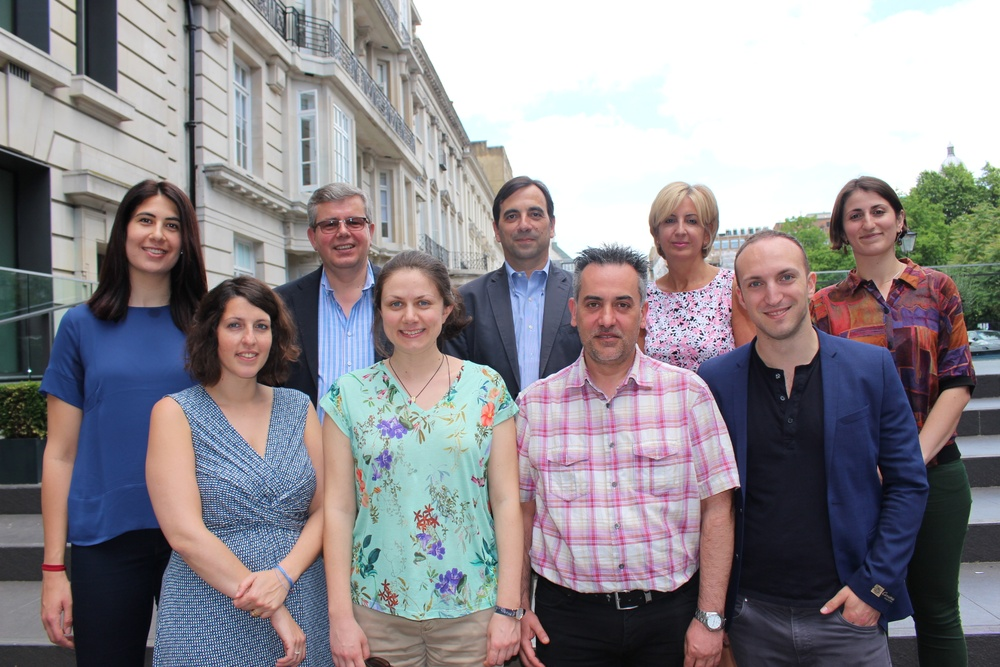
#> input picture People1.JPG, 1000 x 667 px, shrunk from 1920 x 1280 before the run, found by its file name
$ jupyter execute Face_Detection.ipynb   (shell and % lines are left out)
#> lines starting #> are read from the running program, lines starting #| are printed output that depends on the picture; after the words box and inside, x2 and y2 are one past the last pixel; in counts of white or black regions, pixels touching at a corner belong together
## Face Detection using OpenCV

In this project was used OpenCV library to detect faces in an image. Face detection is performed by using classifiers. The OpenCV library has two pre-trained face detection classifiers which are ready to use. In this task was used Harr Classifier  with the detectMultiscale module.

[cell 1]
import numpy as np
import cv2
import matplotlib.pyplot as plt

[cell 2]
# Read the image

face_img = cv2.imread('People1.jpg')
#> face_img is the input picture: shape (667, 1000, 3); mean B, G, R 143.3, 138.1, 142.7
face_img2 = cv2.cvtColor(face_img, cv2.COLOR_BGR2RGB)
gray_img = cv2.cvtColor(face_img, cv2.COLOR_BGR2GRAY)
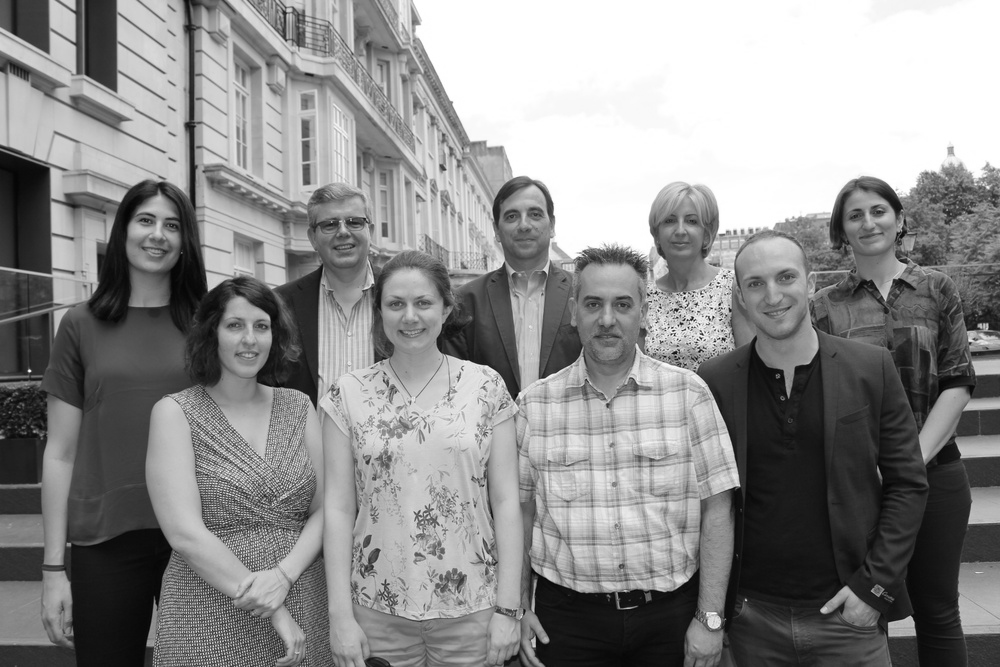
#> gray_img: shape (667, 1000); min 3, max 255, mean 140.1

plt.title("Original image")
plt.imshow(face_img2)
plt.axis('off')
plt.show()

plt.title('Grayscale image')
plt.axis('off')
plt.imshow(gray_img, cmap='gray')
plt.show()

The function that converts the BGR image format to RBG to display the true colors of the image:

[cell 3]
def convertColor(image):
    return cv2.cvtColor(image, cv2.COLOR_BGR2RGB)

[cell 4]
# Loading the classifier for frontal face
facePath = 'C:\\Users\\PC\\Anaconda3\\envs\\opencv\\Library\\etc\\haarcascades\\haarcascade_frontalface_default.xml'

# Create the Harr Cascade
face_cascade = cv2.CascadeClassifier(facePath)

# Detect faces in the image
faces_detect = face_cascade.detectMultiScale(
              gray_img,
              scaleFactor=1.8,
              minNeighbors=5,
              minSize=(0, 0),
              flags = cv2.CASCADE_SCALE_IMAGE
              )
#> faces_detect = [[485, 185, 78, 78], [119, 193, 78, 78], [303, 194, 78, 78], [734, 251, 78, 78], [373, 273, 78, 78], [569, 276, 78, 78], [208, 297, 78, 78]]

# Draw a rectangle around the each faces
for (x, y, w, h) in faces_detect:
    face_img = cv2.rectangle(face_img, (x, y), (x+w, y+h), (0, 255, 0), 9)
    roi_gray = gray_img[y:y+h, x:x+w]
    roi_color = face_img[y:y+h, x:x+w]
#> this loop made 7 passes
#> (x, y) on passes 1 to 7: (485, 185), (119, 193), (303, 194), (734, 251), (373, 273), (569, 276), (208, 297)
#> pass 1, `face_img = cv2.rectangle(face_img, (x, y), (x+w, y+h), (0, 255, 0), 9)`:
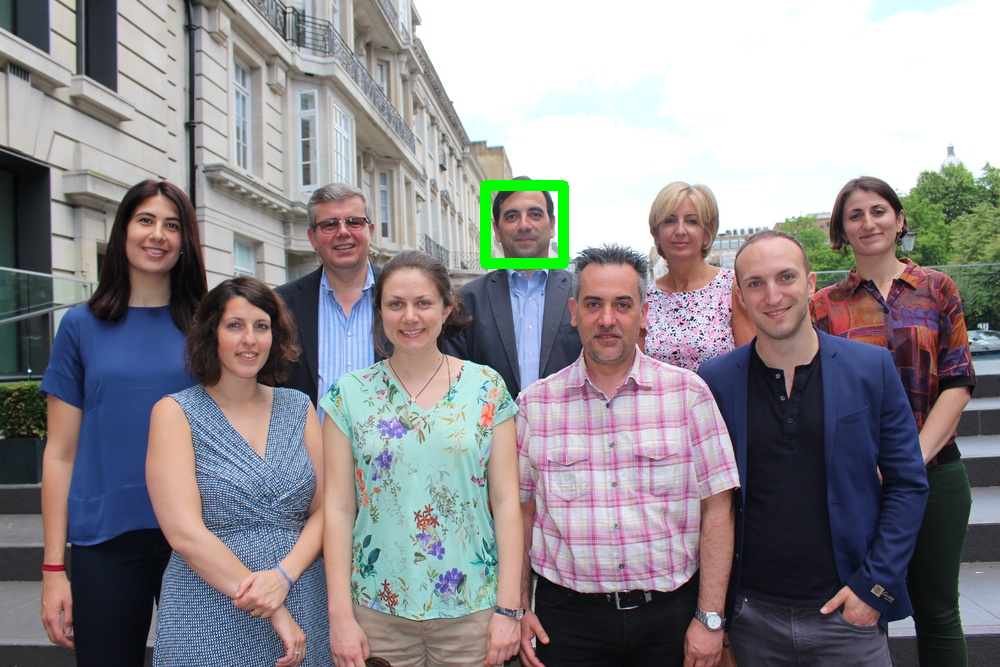
#> face_img: shape (667, 1000, 3); 0.51% of pixels changed, all inside (x1, y1, x2, y2) = (480, 180, 569, 269)
#> pass 1, `roi_gray = gray_img[y:y+h, x:x+w]`:
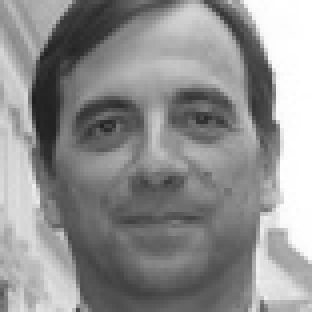
#> roi_gray: shape (78, 78) (shown 4 times larger); min 31, max 255, mean 143.1
#> pass 1, `roi_color = face_img[y:y+h, x:x+w]`:
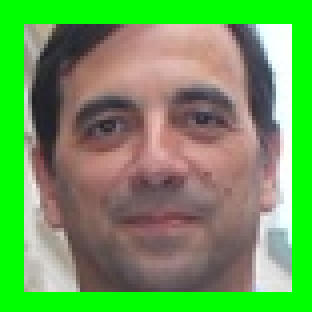
#> roi_color: shape (78, 78, 3) (shown 4 times larger); mean B, G, R 89.6, 158.3, 109.3
#> pass 2, `face_img = cv2.rectangle(face_img, (x, y), (x+w, y+h), (0, 255, 0), 9)`:
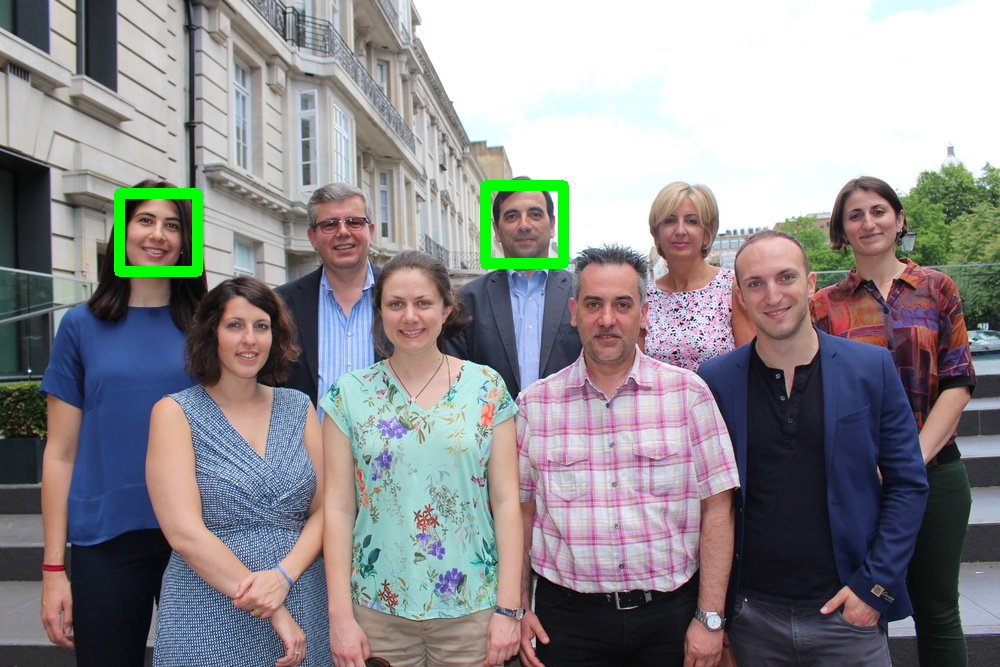
#> face_img: shape (667, 1000, 3); 0.51% of pixels changed, all inside (x1, y1, x2, y2) = (114, 188, 203, 277)
#> after the loop:
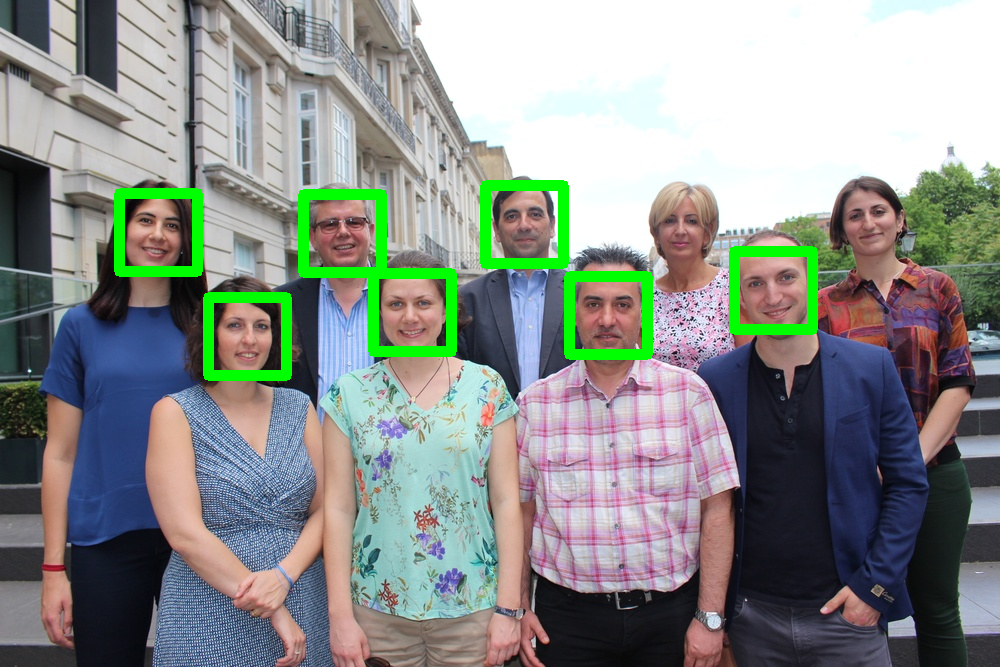
#> face_img: shape (667, 1000, 3); 2.52% of pixels changed, all inside (x1, y1, x2, y2) = (203, 189, 818, 381)

print('Found {0} faces!'.format(len(faces_detect)))
#| Found 7 faces!

plt.imshow(convertColor(face_img))
